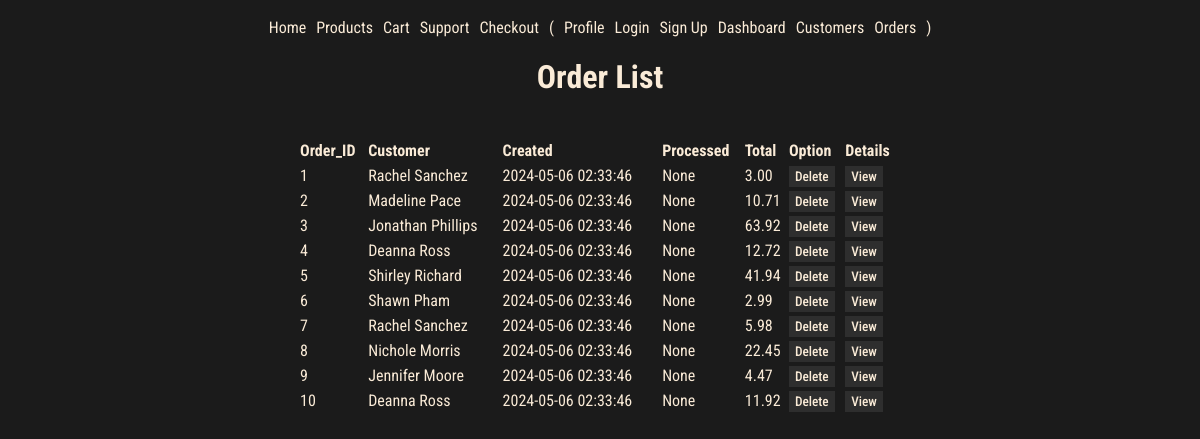
Screenshot of /orders/ with the database file from the repository.
### models.py (models this page shows, shortened)
class Order(db.Model):
    id = mapped_column(Integer, primary_key=True)
    user_id = mapped_column(Integer, ForeignKey(User.id), nullable=False)
    user = relationship("User", back_populates="orders")
    total = mapped_column(Numeric, nullable=False, default=0)
    item = relationship("ProductOrder", back_populates="order", cascade="all, delete-orphan")
    created = mapped_column(DateTime(timezone=True), default=datetime.now().replace(microsecond=0))
    processed = mapped_column(DateTime(timezone=True), nullable=True)
    strategy = mapped_column(String(20))  # Add a column to store the strategy used

class User( UserMixin, db.Model):
    id = mapped_column(Integer, primary_key=True)
    name = mapped_column(String(200), nullable=True)
    phone = mapped_column(String(20), nullable=True)
    orders = relationship("Order", back_populates="user", cascade="all, delete-orphan")
    email =  mapped_column(String(200), nullable=True, unique=True)
    password = mapped_column(String(200), nullable=True)

### routes/orders.py (the view)
@orders_bp.route('/')
def orders():
    orders = Order.query.all()
    return render_template('pages/orders.html', orders=orders)

### templates/pages/orders.html
{% extends "base.html" %}
{% block content %}
<h1>Order List</h1>
<table>
    <thead>
        <tr>
            <th>Order_ID</th>
            <th>Customer</th>
            <th>Created</th>
            <th>Processed</th>
            <th>Total</th>
            <th>Option</th>
            <th>Details</th>
        </tr>
    </thead>
    <tbody>
        {% for order in orders %}
        <tr>
            <td>{{ order.id }}</td>
            <td>{{ order.user.name }}</td>
            <td>{{ order.created }}</td>
            <td>{{ order.processed }}</td>
            <td>{{ order.total|round(2) }}</td>
            <td>
                <a href="/orders/{{order.id}}/delete" class="btn"
                    onclick="return confirm('Are you sure to delete?')">Delete</a>
            </td>
            <td><a href="{{ url_for('orders.order_detail', order_id=order.id) }}" class="btn">View</a>
            </td>
        </tr>
        {% endfor %}
    </tbody>
</table>
{% endblock %}

### static/style.css (style rules this page uses)
:root { --font-color: antiquewhite; --background: #1b1b1b; --bg-variant: #2e2e2e; --bg-variant-dark: #1f1e1e; --accent-color: #00a2ff; }
body { display: flex; flex-direction: column; align-items: center; justify-content: center; background-color: var(--background); color: var(--font-color); font-family: "Roboto Condensed", sans-serif; padding: 10px; }
a { color: var(--font-color); text-decoration: none; }
table { margin-top: 20px; width: 100%; border-collapse: collapse; }
th, td { text-align: left; padding: 3px 0; }
.btn { cursor: pointer; font-family: "Roboto Condensed", sans-serif; font-weight: 500; font-size: smaller; background-color: var(--bg-variant); color: var(--font-color); padding: 3px 6px; text-decoration: none; border: 0; }

### rows the page displays
Order: id "1", user.name "Rachel Sanchez", created "2024-05-06 02:33:46", processed "None", total "3.00"
Order: id "2", user.name "Madeline Pace", created "2024-05-06 02:33:46", processed "None", total "10.71"
Order: id "3", user.name "Jonathan Phillips", created "2024-05-06 02:33:46", processed "None", total "63.92"
Order: id "4", user.name "Deanna Ross", created "2024-05-06 02:33:46", processed "None", total "12.72"
Order: id "5", user.name "Shirley Richard", created "2024-05-06 02:33:46", processed "None", total "41.94"
Order: id "6", user.name "Shawn Pham", created "2024-05-06 02:33:46", processed "None", total "2.99"
Order: id "7", user.name "Rachel Sanchez", created "2024-05-06 02:33:46", processed "None", total "5.98"
Order: id "8", user.name "Nichole Morris", created "2024-05-06 02:33:46", processed "None", total "22.45"
Order: id "9", user.name "Jennifer Moore", created "2024-05-06 02:33:46", processed "None", total "4.47"
Order: id "10", user.name "Deanna Ross", created "2024-05-06 02:33:46", processed "None", total "11.92"
